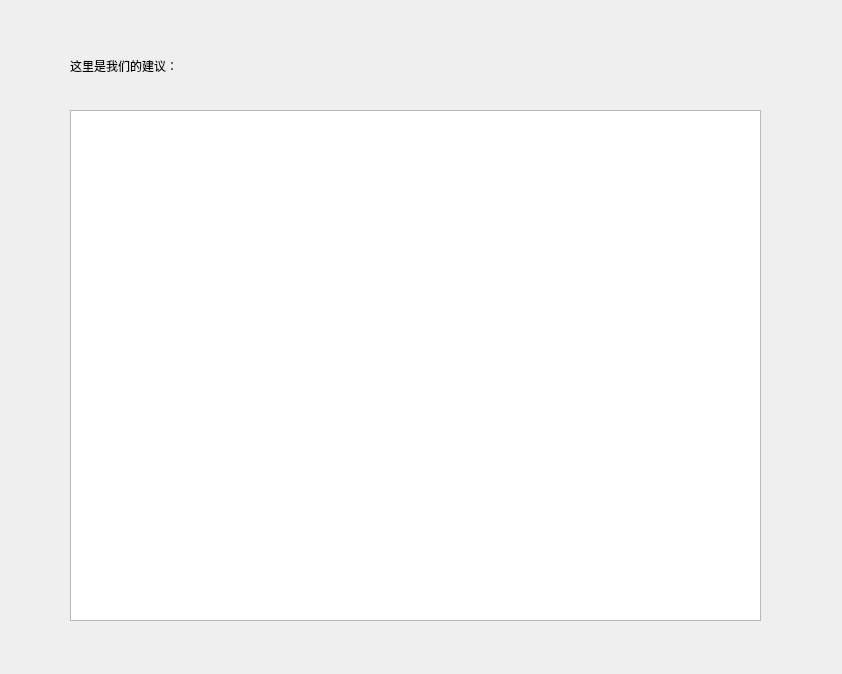
<?xml version="1.0" encoding="UTF-8"?>
<ui version="4.0">
 <class>Form</class>
 <widget class="QWidget" name="Form">
  <property name="geometry">
   <rect>
    <x>0</x>
    <y>0</y>
    <width>842</width>
    <height>674</height>
   </rect>
  </property>
  <property name="windowTitle">
   <string>Form</string>
  </property>
  <widget class="QLabel" name="label">
   <property name="geometry">
    <rect>
     <x>70</x>
     <y>50</y>
     <width>221</width>
     <height>31</height>
    </rect>
   </property>
   <property name="text">
    <string>这里是我们的建议：</string>
   </property>
  </widget>
  <widget class="QTextBrowser" name="textBrowser">
   <property name="geometry">
    <rect>
     <x>70</x>
     <y>110</y>
     <width>691</width>
     <height>511</height>
    </rect>
   </property>
  </widget>
 </widget>
 <resources/>
 <connections/>
</ui>
